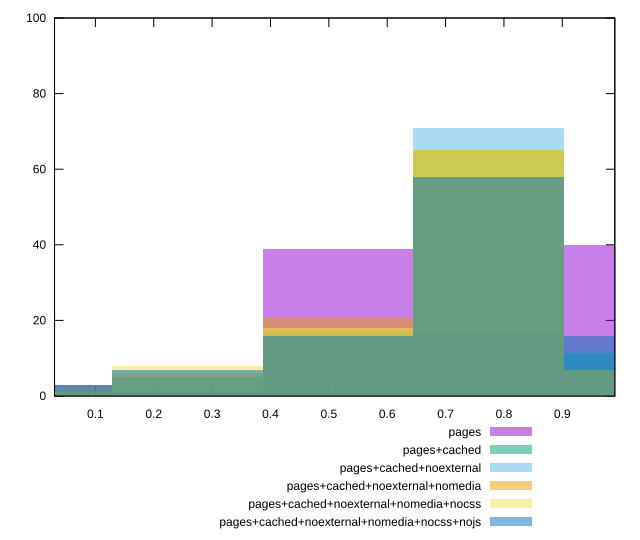

Source code (gnuplot):
reset

$pages <<EOF
0.5156291876841139 39
1.0312583753682278 40
0 3
0.7734437815261709 17
0.25781459384205696 1
EOF

$pagesCached <<EOF
0.5156291876841139 17
1.0312583753682278 11
0.7734437815261709 65
0.25781459384205696 5
0 2
EOF

$pagesCachedNoexternal <<EOF
0.7734437815261709 71
0.5156291876841139 15
1.0312583753682278 12
0.25781459384205696 2
EOF

$pagesCachedNoexternalNomedia <<EOF
0.7734437815261709 65
1.0312583753682278 7
0.5156291876841139 21
0.25781459384205696 6
0 1
EOF

$pagesCachedNoexternalNomediaNocss <<EOF
0.7734437815261709 65
1.0312583753682278 7
0.5156291876841139 18
0.25781459384205696 8
0 2
EOF

$pagesCachedNoexternalNomediaNocssNojs <<EOF
0.7734437815261709 58
0.5156291876841139 16
1.0312583753682278 16
0 3
0.25781459384205696 7
EOF

set key outside below
set boxwidth 0.25781459384205696
set xrange [0.03:0.99]
set yrange [0:100]
set trange [0:100]
set style fill transparent solid 0.5 noborder
set terminal svg size 640, 540 enhanced background rgb 'white'
set output "reprap/first-cpu-idle/comparison/histogram/all_score.svg"

plot $pages title "pages" with boxes, \
     $pagesCached title "pages+cached" with boxes, \
     $pagesCachedNoexternal title "pages+cached+noexternal" with boxes, \
     $pagesCachedNoexternalNomedia title "pages+cached+noexternal+nomedia" with boxes, \
     $pagesCachedNoexternalNomediaNocss title "pages+cached+noexternal+nomedia+nocss" with boxes, \
     $pagesCachedNoexternalNomediaNocssNojs title "pages+cached+noexternal+nomedia+nocss+nojs" with boxes

reset
